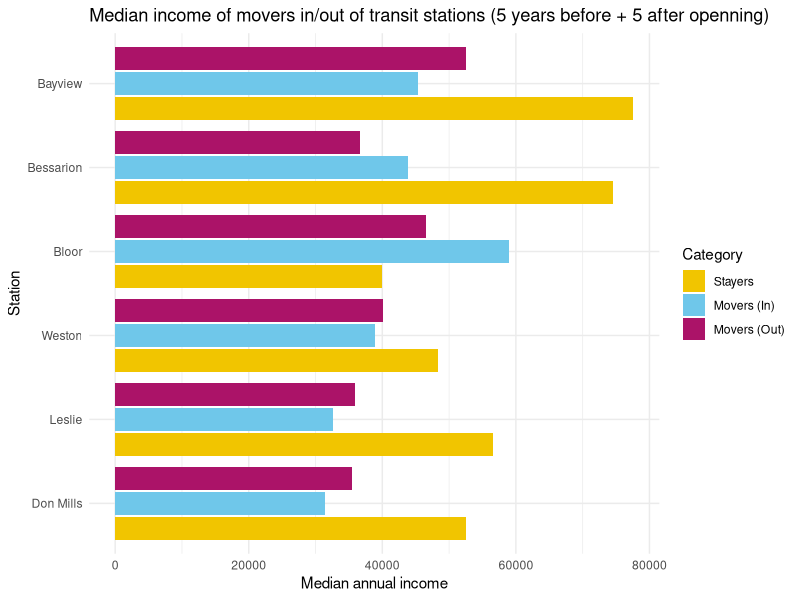
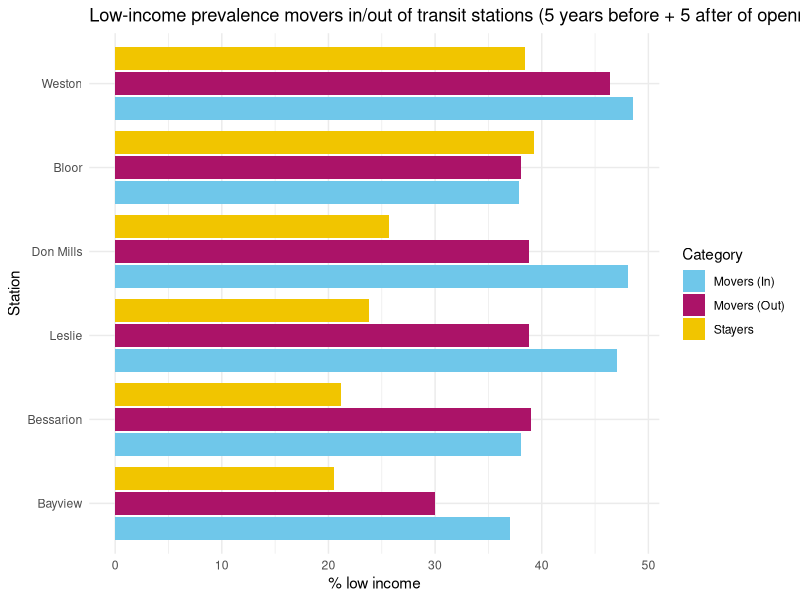

Recreate these plots in R, in order.
library(tidyverse)

setwd(getwd())

df <- read.csv("movers_by_station_names.csv")


df <- df %>%
  filter(Case_control == 0) %>%
  filter(City == "Toronto")


df$n_movers_in_Lowincome_per <- 100 * df$n_movers_in_Lowincome / df$n_movers_in 
df$n_movers_out_Lowincome_per <- 100 * df$n_movers_out_Lowincome / df$n_movers_out
df$n_stayers_Lowincome_per <- 100 * df$n_stayers_Lowincome / df$n_stayers



selected_stations <- c("Weston", "Bloor", "Don Mills", "Leslie", "Bayview", "Bessarion")


long_data <- df %>%
  filter(stop_label_x %in% selected_stations) %>%
  select(stop_label_x, movers_in_med_income, movers_out_med_income, stayers_med_income) %>%
  filter(
    !is.na(movers_in_med_income),
    !is.na(movers_out_med_income),
    !is.na(stayers_med_income)
  ) %>%
  pivot_longer(
    cols = c(movers_in_med_income, movers_out_med_income, stayers_med_income),
    names_to = "category",
    values_to = "value"
  ) %>%
  mutate(category = factor(category, levels = c(
    "stayers_med_income",
    "movers_in_med_income" , "movers_out_med_income" 
  )))


ggplot(long_data, aes(x = value, y = reorder(stop_label_x, value), fill = category)) +
  geom_col(position = position_dodge2(preserve = "single")) +
  labs(
    x = "Count",
    y = "Station",
    fill = "Category",
    title = "Median income of movers in/out of transit stations (5 years before + 5 after openning)"
  ) +
  scale_fill_manual(
    values = c(
      "movers_in_med_income" = "#6FC7EA",   
      "movers_out_med_income" = "#AB1368",
      "stayers_med_income" = "#F1C500"    
    ),
    labels = c(
      "movers_in_med_income" = "Movers (In)", 
      "movers_out_med_income" = "Movers (Out)", 
      "stayers_med_income" = "Stayers"
    )
  ) +
  xlab("Median annual income") + 
  theme_minimal()











long_data <- df %>%
  filter(stop_label_x %in% selected_stations) %>%
  select(stop_label_x, n_movers_in_Lowincome_per, n_movers_out_Lowincome_per, n_stayers_Lowincome_per) %>%
  filter(
    !is.na(n_movers_in_Lowincome_per),
    !is.na(n_movers_out_Lowincome_per),
    !is.na(n_stayers_Lowincome_per)
  ) %>%
  pivot_longer(
    cols = c(n_movers_in_Lowincome_per, n_movers_out_Lowincome_per, n_stayers_Lowincome_per),
    names_to = "category",
    values_to = "value"
  ) %>%
  mutate(category = factor(category, levels = c(
    "n_movers_in_Lowincome_per",
    "n_movers_out_Lowincome_per" , "n_stayers_Lowincome_per" 
    
  )))


ggplot(long_data, aes(x = value, y = reorder(stop_label_x, value), fill = category)) +
  geom_col(position = position_dodge2(preserve = "single")) +
  labs(
    x = "Count",
    y = "Station",
    fill = "Category",
    title = "Low-income prevalence movers in/out of transit stations (5 years before + 5 after of openning)"
  ) +
  scale_fill_manual(
    values = c(
      "n_movers_in_Lowincome_per" = "#6FC7EA",   
      "n_movers_out_Lowincome_per" = "#AB1368",
      "n_stayers_Lowincome_per" = "#F1C500"    
    ),
    labels = c(
      "n_movers_in_Lowincome_per" = "Movers (In)", 
      "n_movers_out_Lowincome_per" = "Movers (Out)", 
      "n_stayers_Lowincome_per" = "Stayers"
    )
  ) +
  xlab("% low income") + 
  theme_minimal()
